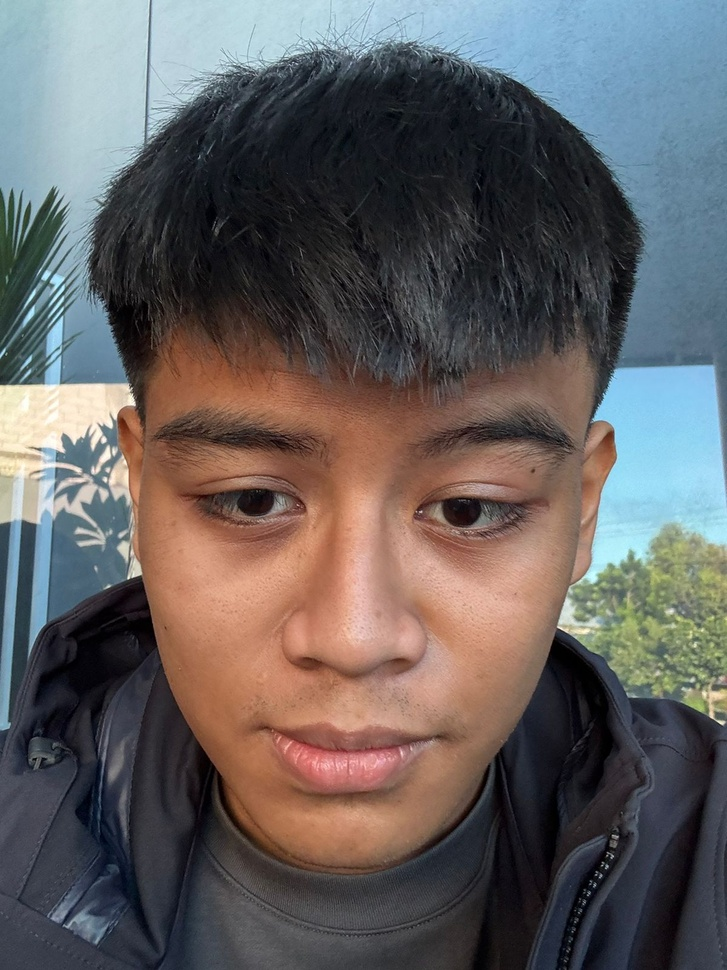
#> input picture dataset/person-1-1.jpg, 727 x 970 px, shrunk from 1200 x 1600 before the run; its folder holds 4 pictures in this run
$ python face_training.py
#> lines starting #> are read from the running program, lines starting #| are printed output that depends on the picture
import cv2
import numpy as np
import os

def checkDataset(directory="dataset/"):
    if os.path.exists(directory) and len(os.listdir(directory)) != 0:
        return True
    return False

def organizeDataset(path="dataset/"):
#> called with path = 'dataset/'
    imagePath = [os.path.join(path, p) for p in os.listdir(path)]
    faces = []
    ids = np.array([], dtype="int")
    for i in imagePath:
        img = cv2.cvtColor(cv2.imread(i), cv2.COLOR_BGR2GRAY)
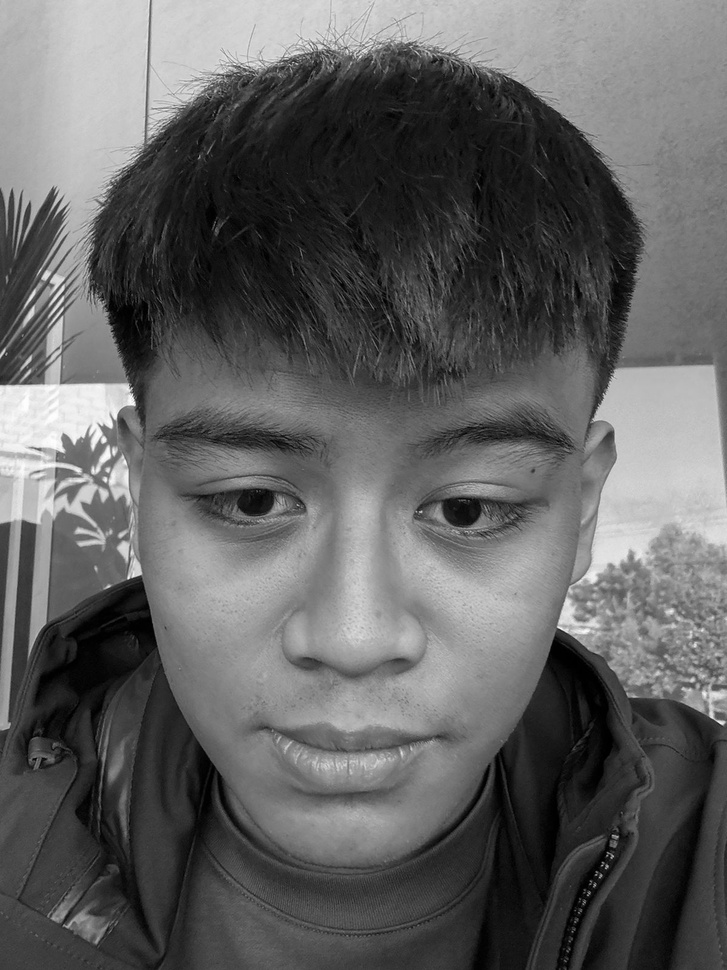
#> img: shape (970, 727); min 0, max 255, mean 97.3
        id = int(i.split()[-1].split(".")[0].split("-")[1])
        face = faceCascade.detectMultiScale(img)
#> face = [[102, 319, 507, 507]]
        for (x, y, w, h) in face:
            faces.append(img[y:y+h,  x:x+w])
            ids = np.append(ids, id)
#> this loop made 1 pass
#> (x, y, w, h, ids) on pass 1: (102, 319, 507, 507, [1])
#> after the loop, faces = 1 item
#> pass 2 of the loop in organizeDataset, `for i in imagePath:`:
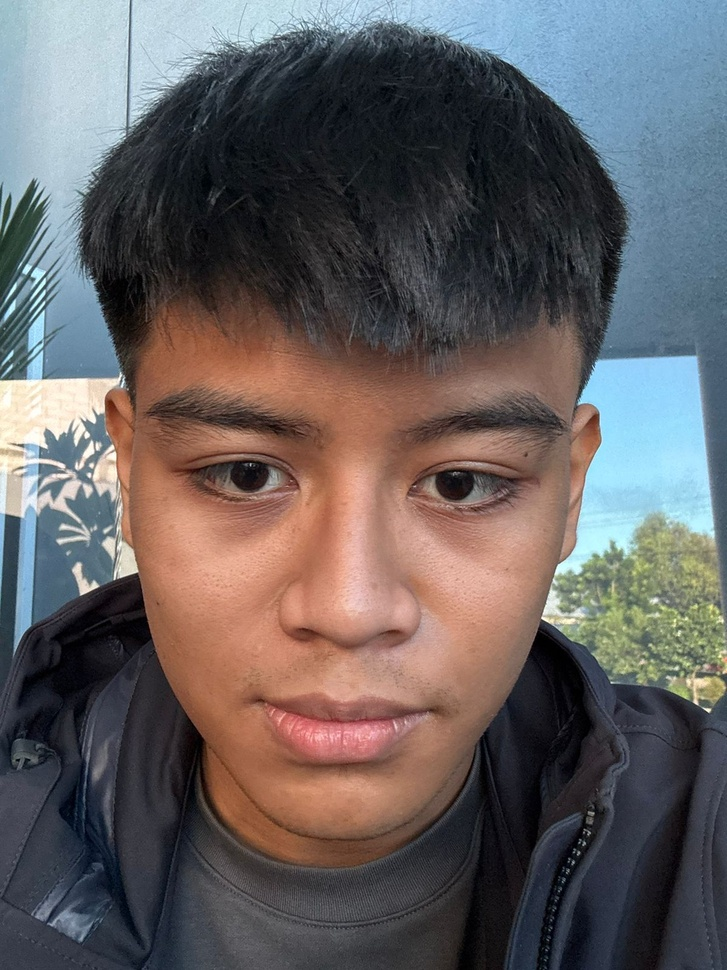
#> input picture dataset/person-1-10.jpg, 727 x 970 px, shrunk from 1200 x 1600 before the run
#> in organizeDataset, `img = cv2.cvtColor(cv2.imread(i), cv2.COLOR_BGR2GRAY)`:
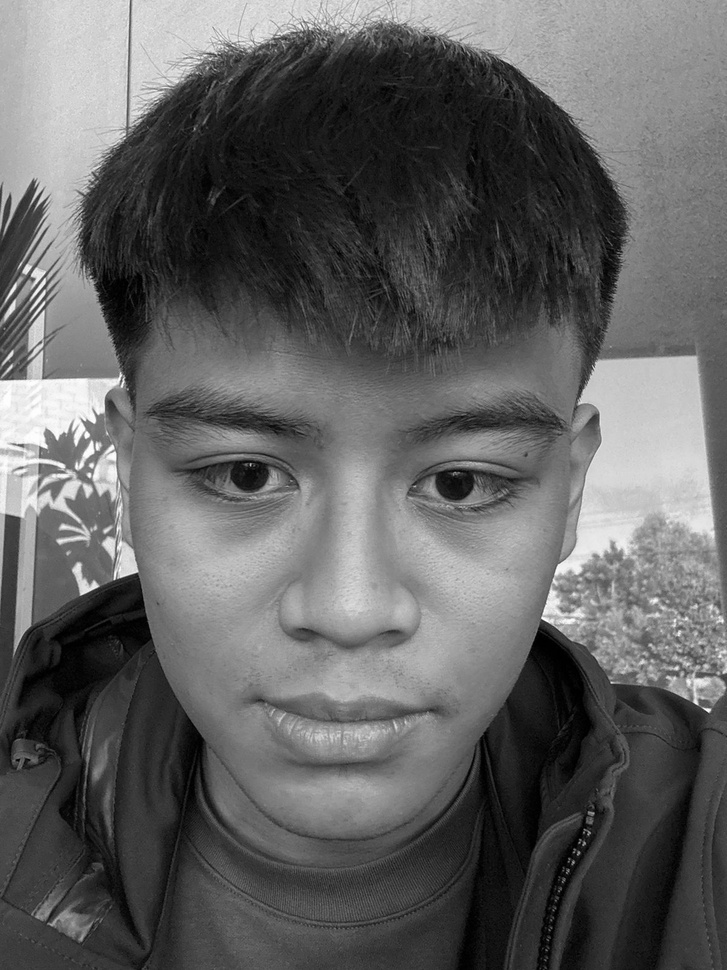
#> img: shape (970, 727); min 0, max 255, mean 97.3
#> face = [[78, 276, 540, 540]]
#> the loop in organizeDataset, `for (x, y, w, h) in face:` made 1 pass
#> (x, y, w, h, ids) on pass 1: (78, 276, 540, 540, [1, 1])
#> after the loop in organizeDataset, `for (x, y, w, h) in face:`: faces = 2 items
#> pass 3 of the loop in organizeDataset, `for i in imagePath:`:
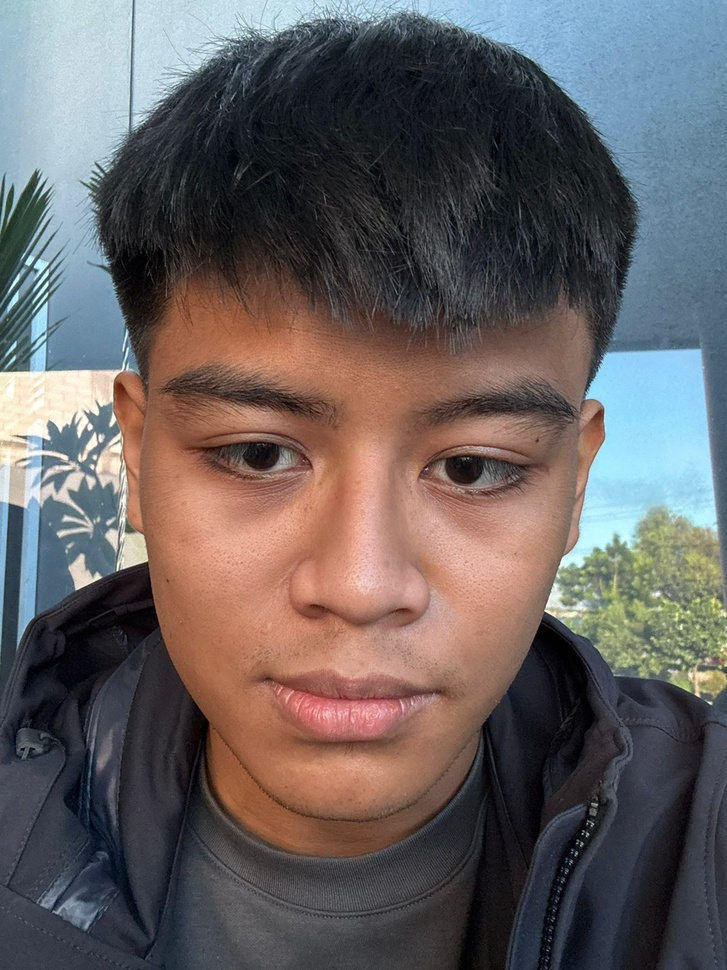
#> input picture dataset/person-1-11.jpg, 727 x 970 px, shrunk from 1200 x 1600 before the run
#> in organizeDataset, `img = cv2.cvtColor(cv2.imread(i), cv2.COLOR_BGR2GRAY)`:
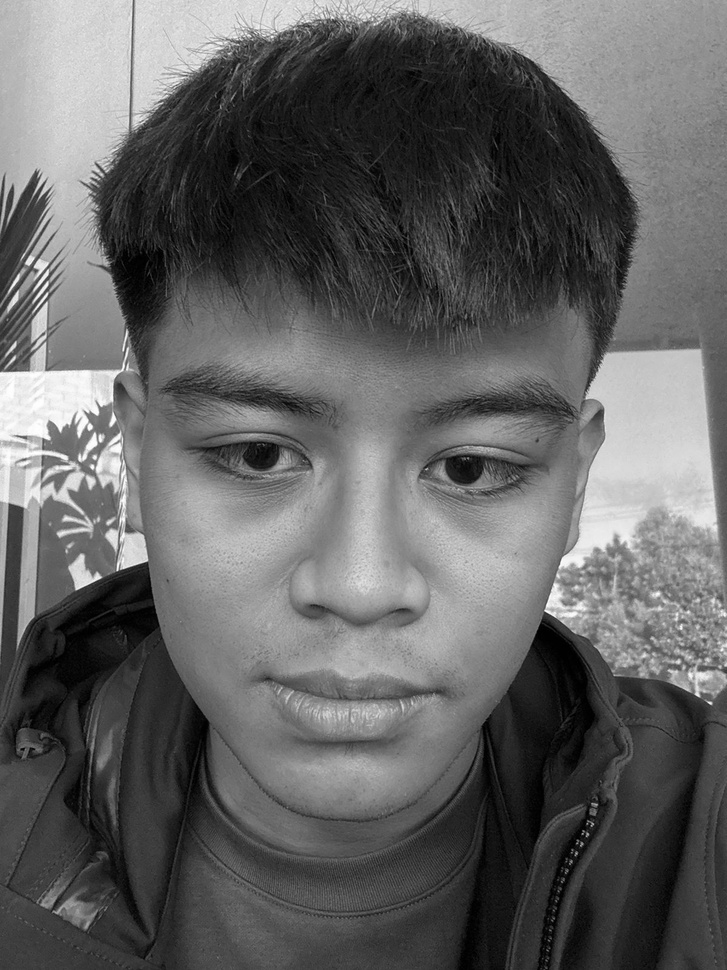
#> img: shape (970, 727); min 0, max 255, mean 98.3
#> face = [[94, 263, 529, 529]]
#> the loop in organizeDataset, `for (x, y, w, h) in face:` made 1 pass
#> (x, y, w, h, ids) on pass 1: (94, 263, 529, 529, [1, 1, 1])
#> after the loop in organizeDataset, `for (x, y, w, h) in face:`: faces = 3 items
#> the loop made 4 passes; the first 3 are shown
    return faces, ids

if not checkDataset():
    print("Dataset not found")
else:
    recognizer = cv2.face.LBPHFaceRecognizer.create()
    faceCascade = cv2.CascadeClassifier("haarcascade_frontalface_default.xml")

    #Train faces
    print("Training faces...")
    faces, ids = organizeDataset()
    recognizer.train(faces, ids)
    print("Training finished!")

    #Save model
    recognizer.write('face-model.yml')
    print("Model saved as 'face-model.yml'")
